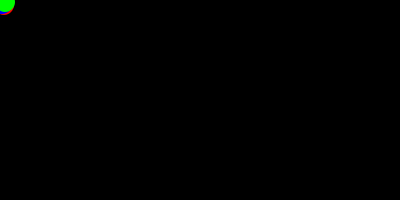
Frame 1 (no input)
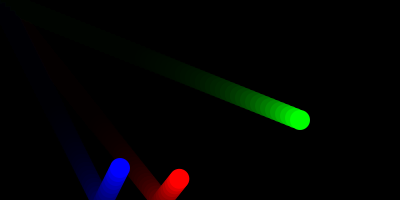
Frame 60 (the mouse pressed at the canvas centre just before this capture)
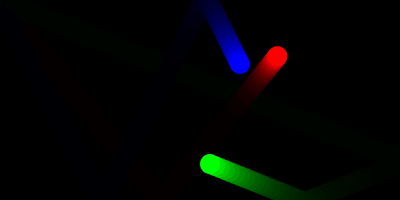
Frame 120 (the mouse held since frame 60 and released just before this capture)

The Processing sketch that drew these frames (run headless with seeded random() and noise(); from frame 60 on, the mouse is pressed at the canvas centre):

// Processing sketch: processing_122676
// ── processing_122676.pde

// Learning Processing
// Daniel Shiffman
// http://www.learningprocessing.com

// Modified by Tristan Miller
// Example 8-2: Two Ball objects

Ball myBall1;
Ball myBall2; // Three objects!
Ball myBall3;

//int windowSize = 400;

void setup() {
  size(400,200);
  myBall1 = new Ball(color(255,0,0),0,0,4,5,1); // Parameters go inside the parentheses when the object is constructed.
  myBall2 = new Ball(color(0,0,255),0,0,2,4,0);
  myBall3 = new Ball(color(0,255,0),0,0,5,2,0);
  frameRate(120);
  background(0);
}

void draw() {
  stroke(0,0);
  fill(0,0,0,30);
  rect(0,0,width,height);
  myBall1.move();
  myBall1.display();
  myBall2.move();
  myBall2.display();
  myBall3.move();
  myBall3.display();
}

class Ball { // Even though there are multiple objects, we still only need one class. No matter how many cookies we make, only one cookie cutter is needed.Isn’t object-oriented programming swell?
  color c;
  float xpos;
  float ypos;
  float xspeed;
  float yspeed;
  float player;

  Ball(color tempC, float tempXpos, float tempYpos, float tempXspeed, float tempYspeed, int tempPlayer) { // The Constructor is defined with arguments.
    c = tempC;
    xpos = tempXpos;
    ypos = tempYpos;
    xspeed = tempXspeed;
    yspeed = tempYspeed;
    player = tempPlayer;
  }

  void display() {

    fill(c);
    stroke(0, 0);
    ellipseMode(CENTER);
    ellipse(xpos,ypos,20,20);
  }
  
  

  void move() {
    if (player == 1) { 
      
      if (keyPressed) { //set movement commands for player-controlled ball
        if (key == 'd' || key == 'D') {
        xspeed = xspeed + 1;
        }
        
        if (key == 'a' || key == 'A') {
        xspeed = xspeed - 1;
        }
        
        if (key == 's' || key == 'S') {
        yspeed = yspeed + 1;
        }
        
        if (key == 'w' || key == 'W') {
        yspeed = yspeed - 1;
        }
      } else {
        xspeed = 0.99*xspeed; //attenuate speed in absence of keyboard command
        yspeed = 0.99*yspeed;
      }
    }
    xpos = xpos + xspeed;
    ypos = ypos + yspeed;
    if (xpos > width && xspeed > 0) {
      xspeed = -1*xspeed;
      
    }
    
    if (xpos < 0 && xspeed < 0) {
      xspeed = -1*xspeed;
      
    }
    if (ypos > height && yspeed > 0) {
      yspeed = -1*yspeed;
    }
    
    if (ypos < 0  && yspeed < 0) {
      yspeed = -1*yspeed;
    }
  }
}
